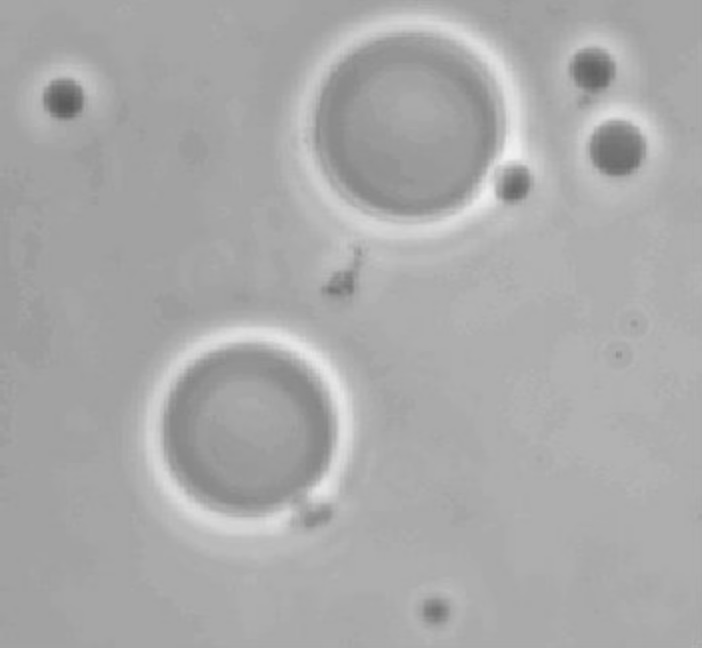
#> input picture entrega3/2-segmentacion_de_imagenes/imagen4.jpg, 702 x 648 px
$ python otso_2_umbrales.py
#> lines starting #> are read from the running program, lines starting #| are printed output that depends on the picture; after the words box and inside, x2 and y2 are one past the last pixel; in counts of white or black regions, pixels touching at a corner belong together; long printed decimals are rounded
# Implementar dicho métodos para obtener la segmentación de una imagen

# Implementar dicho métodos para obtener la segmentación de una imagen
import cv2
import numpy as np
import matplotlib.pyplot as plt
import matplotlib.lines as mlines
from PIL import Image, ImageOps

def imageToArray(filename: str, rgb: bool = False):
#> called with filename = 'imagen4.jpg', rgb = False
    img = Image.open(filename)
#> img is the input picture: PIL image 702x648 RGB; min 90, max 242, mean 169.6
    if not rgb:
        img = ImageOps.grayscale(img)
#> img: PIL image 702x648 L
    img_array = np.array(img)
    return img_array

A = imageToArray("imagen4.jpg")

plt.subplot(2, 4, 1)
plt.title('Imagen Original')
plt.imshow(A, cmap='gray')

m, n = A.shape
#> m = 648; n = 702

# Histograma de la imagen original
plt.subplot(2,2,2);
plt.title('Histograma Original')
plt.hist(A.ravel(), bins = 256, range=(0, 256))

# Umbral basico global
T = 165; iter = 16;
for k in range (1,iter):
  # Mascaras de los bloques
  I1 = (A>T) * 1;
    # Matriz binaria, donde I1(i,j)=1 si A(i,j)>T
  I2 = (A<=T) * 1;
  # Matriz binaria, donde I1(i,j)=1 si A(i,j)<=T
  B1 = A*I1  # Bloque 1, donde se cumple que B1(i,j)=A(i,j), si A(i,j)>T;
             #                               B1(i,j)=0, si A(i,j)<=T;
  B2 = A*I2;
  m1 = sum(sum(B1))/sum(sum(I1)); # Promedio de intensidad del Bloque 1
  m2 = sum(sum(B2))/sum(sum(I2)); # Promedio de intensidad del Bloque 1
  T = 0.5*(m1+m2);
#> this loop made 15 passes
#> (m1, m2, T) on passes 1 to 12: (176.4, 157.9, 167.1), (177.9, 159.4, 168.6), (178.1, 159.6, 168.9), (178.1, 159.6, 168.9), (178.1, 159.6, 168.9), (178.1, 159.6, 168.9), (178.1, 159.6, 168.9), (178.1, 159.6, 168.9), (178.1, 159.6, 168.9), (178.1, 159.6, 168.9), (178.1, 159.6, 168.9), (178.1, 159.6, 168.9)
#> pass 1, `I1 = (A>T) * 1;`:
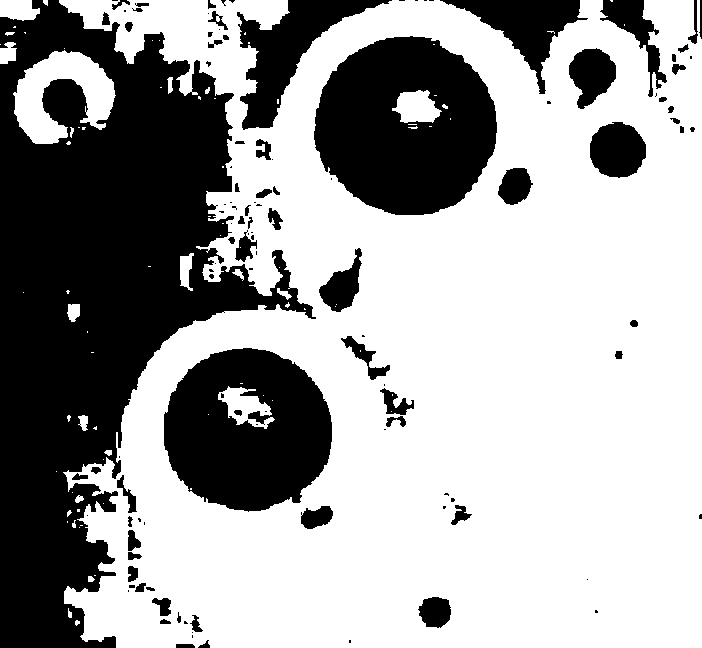
#> I1: shape (648, 702) int64; values 0 (black) and 1 (white), 63.5% white; 119 black regions (55 under 20 px), largest, box (x1, y1, x2, y2) and area: (0, 0, 316, 648) 95376, (314, 36, 497, 215) 24100, (164, 348, 332, 512) 20281
#> pass 1, `B1 = A*I1`:
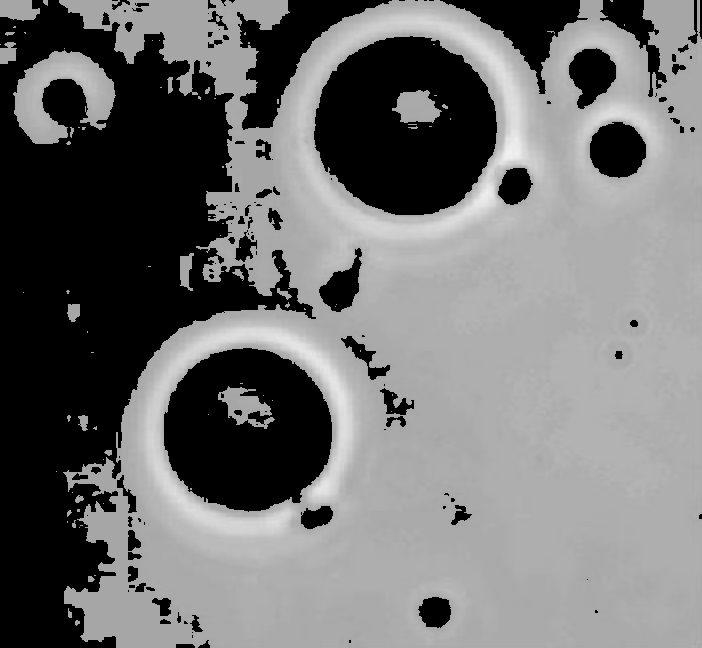
#> B1: shape (648, 702) int64; min 0, max 242, mean 112
#> pass 1, `B2 = A*I2;`:
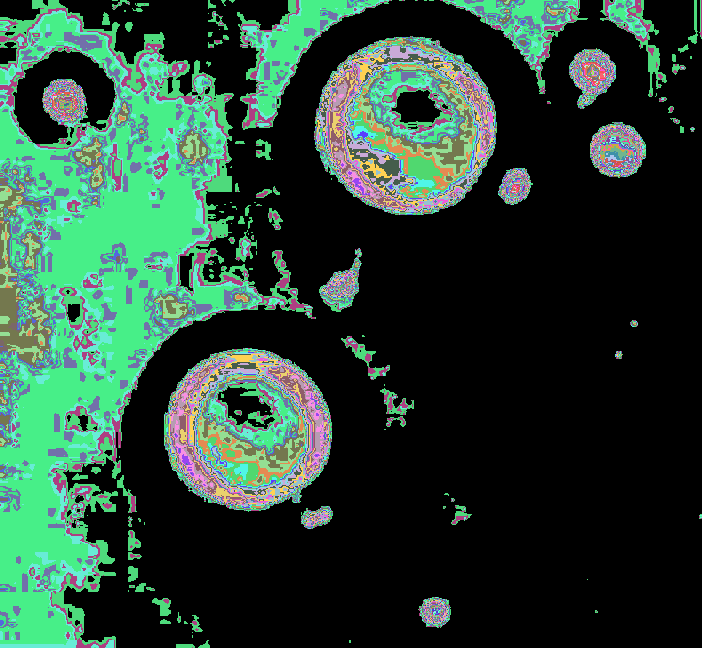
#> B2: shape (648, 702) int64; 77 distinct labels, from 0 to 165; one colour per label, 0 black

C = np.zeros((3,5));
C = (A>T) * 1;
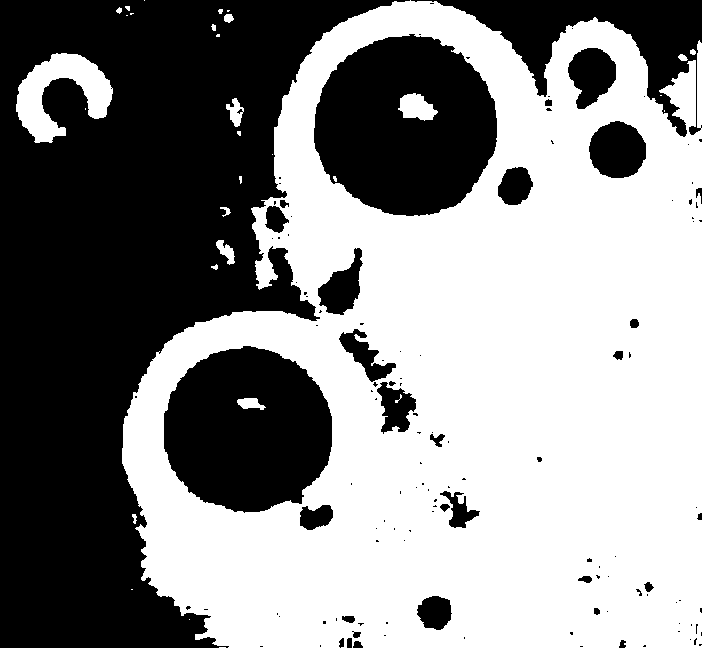
#> C: shape (648, 702) int64; values 0 (black) and 1 (white), 54.1% white; 129 black regions (96 under 20 px), largest, box (x1, y1, x2, y2) and area: (0, 0, 410, 648) 136607, (314, 34, 497, 216) 25001, (164, 346, 332, 513) 21659

plt.subplot(2,2,3);
plt.imshow(C, cmap='gray')
plt.title('Umbral Basico T=' + str(T));

# Umbral metodo de Otsu
# Paso 0: Calcular el histograma de la imagen A
[q,_] = np.histogram(A, bins=256, range=(0, 255))
#> q = 256 values, max 51391 at index 162, min 0 at index 0, mean 1776.9

# Paso 1: Calcular el histograma normalizado
h = (1/(m*n))
#> h = 2.2e-06
h = (h*q)
#> h = 256 values, max 0.113 at index 162, min 0 at index 0, mean 0.00391

# Paso 2: Calcular vector de suma acumulada
p = np.zeros((256,1))
for k in range (0,256):
  p[k] = np.sum(h[0:k])
#> after the loop, p = 256 values from 0 to 1

# Paso 3: Calcular vector de suma acumulada con peso
mc = np.zeros((256,1))
for k in range(0,256):
  temp = np.arange(start=0, stop=k)
  temp = temp.transpose()
  mc[k] = np.sum(h[0:k]*temp)
#> after the loop, mc = 256 values, max 169.6 at index 243, min 0 at index 0, mean 55.83

# Paso 4: Calcular el maximo de mc
mg = mc[255];
#> mg = [169.6]
print("mg"+str(mg))
#| mg[169.617]

# Paso 5: Para k1 = 0,1,...,255 y k2 = 0,1,...,255
sigma2b = np.zeros((256,256));
for k1 in range(0,256):
  for k2 in range(0,256):
    if (k1<k2):
      # Paso 6: Calcular P1, P2 y P3
      P1 = np.sum(h[0:k1]);

      P2 = np.sum(h[k1:k2]);
      P3 = np.sum(h[k2:256]);

      # Paso 7: Calcular m1, m2 y m3
      resultado = 0;
      if (P1!=0):
        temp = np.arange(start=0, stop=k1)
        temp = temp.transpose()
        m1 = (1/P1)*np.sum(temp*h[0:k1])
        resultado += P1 * np.power((m2-mg),2)

      if (P2!=0):
        temp = np.arange(start=k1, stop=k2)
        temp = temp.transpose()
        m2 = (1/P2)*np.sum(temp*h[k1:k2])
        resultado += P2 * np.power((m2-mg),2)

      if (P3!=0):
        temp = np.arange(start=k2, stop=256)
        temp = temp.transpose()
        m3 = (1/P3)*np.sum(temp*h[k2:256])
        resultado += P3 * np.power((m3-mg),2)

      # Paso 8: Establecer el valor de sigma_b2 para la posicion correspondiente
      sigma2b[k1,k2] = resultado;
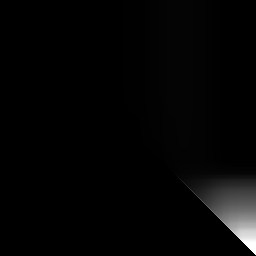
#> sigma2b: shape (256, 256) float64; min 0, max 5239.3, mean 104.2; drawn with min black and max white


# Paso 9: Obtener los umbrales T1, T2

F = sigma2b.max(0)
#> F = 256 values, max 5239.3 at index 244, min 0 at index 0, mean 892.3
X = sigma2b.argmax(0)
#> X = 256 values, max 242 at index 243, min 0 at index 0, mean 70.7
Z = F.max(0)
#> Z = 5239.3
T2 = F.argmax(0)
#> T2 = 244
T1 = X[T2];
#> T1 = 242
T1 = T1-1;
#> T1 = 241
T2 = T2-1;
#> T2 = 243

# T1 = 166
# T2 = 189

print(str(T1) + ' ' + str(T2))
#| 241 243

C = np.zeros((m,n))

for i in range(0,m):
  for j in range(0,n):
    if T1<A[i,j]<T2:
      C[i,j] = 0.5
    elif (A[i,j]<=T1):
      C[i,j] = 0
    else:
      C[i,j] = 1
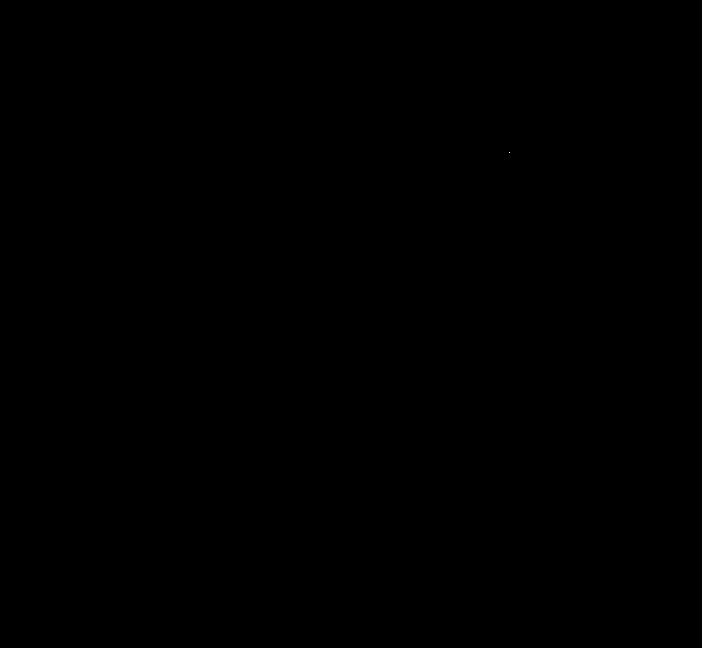
#> C: shape (648, 702) float64; values 0 (black) and 0.5 (white), 0% white in thin lines or dots, all inside (x1, y1, x2, y2) = (509, 152, 510, 153)

plt.subplot(2,2,4);
plt.imshow(C, cmap='gray');
plt.title('Umbral Compuesto Otsu: T1=' + str(T1) + ' T2=' + str(T2));

plt.show()
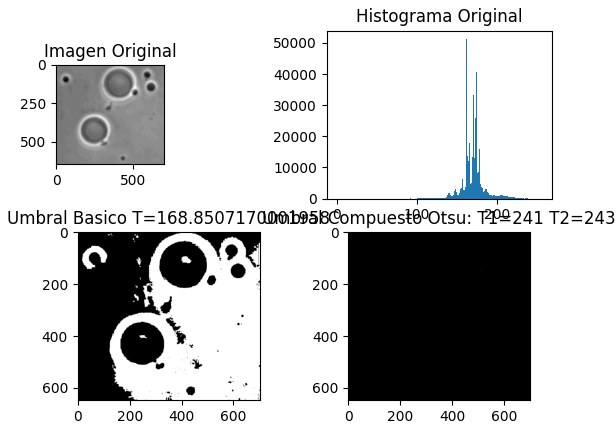
#> figure drawn by matplotlib, 4 panels; panel 2: tallest bar 51391 high, from x = 162 to 163

$ run again, with entrega3/2-segmentacion_de_imagenes/imagen1.jpg copied over entrega3/2-segmentacion_de_imagenes/imagen4.jpg
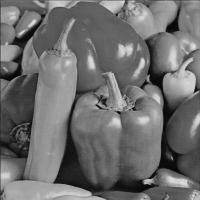
#> input picture entrega3/2-segmentacion_de_imagenes/imagen1.jpg, 200 x 200 px
#> in imageToArray, img is the input picture: PIL image 200x200 L; min 0, max 227, mean 109.9
#> the loop `for k in range (1,iter):` made 15 passes
#> (m1, m2, T) on passes 1 to 8: (185, 102, 143.5), (166, 91.44, 128.7), (156.8, 83.79, 120.3), (152, 79.38, 115.7), (149.5, 77.06, 113.3), (148.7, 76.27, 112.5), (148.3, 75.91, 112.1), (148.3, 75.91, 112.1)
#> `C = (A>T) * 1;`:
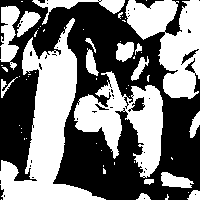
#> C: shape (200, 200) int64; values 0 (black) and 1 (white), 47% white; 58 white regions (41 under 20 px), largest, box (x1, y1, x2, y2) and area: (0, 18, 106, 200) 6956, (74, 71, 163, 178) 4257, (125, 0, 200, 99) 4154
#> q = 256 values, max 606 at index 98, min 0 at index 225, mean 156.2
#> `h = (h*q)`: h = 256 values, max 0.0152 at index 98, min 0 at index 225, mean 0.00391
#> after the loop `for k in range (0,256):`: p = 256 values, max 1 at index 228, min 0 at index 0, mean 0.567
#> after the loop `for k in range(0,256):`: mc = 256 values from 0 to 109.9
#> mg = [109.9]
#| mg[109.889]
#> F = 256 values from 0 to 13715
#> X = 256 values, max 226 at index 227, min 0 at index 0, mean 101.8
#> Z = 13715
#> `T2 = F.argmax(0)`: T2 = 227
#> `T1 = X[T2];`: T1 = 226
#> `T1 = T1-1;`: T1 = 225
#> `T2 = T2-1;`: T2 = 226
#| 225 226
#> `plt.show()`:
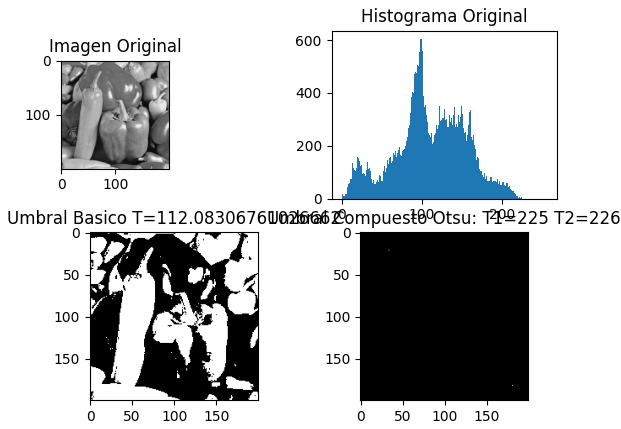
#> figure drawn by matplotlib, 4 panels; panel 2: tallest bar 606 high, from x = 98 to 99

$ run again, with entrega3/2-segmentacion_de_imagenes/imagen3.jpg copied over entrega3/2-segmentacion_de_imagenes/imagen4.jpg
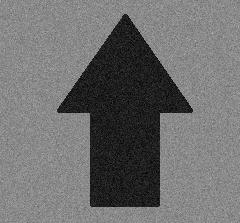
#> input picture entrega3/2-segmentacion_de_imagenes/imagen3.jpg, 240 x 223 px
#> in imageToArray, img is the input picture: PIL image 240x223 L; min 0, max 182, mean 110
#> the loop `for k in range (1,iter):` made 15 passes
#> (m1, m2, T) on passes 1 to 8: (169.3, 109.9, 139.6), (146.6, 93.56, 120.1), (138.5, 38.7, 88.57), (137.5, 29.61, 83.58), (137.5, 29.6, 83.57), (137.5, 29.6, 83.57), (137.5, 29.6, 83.57), (137.5, 29.6, 83.57)
#> `C = (A>T) * 1;`:
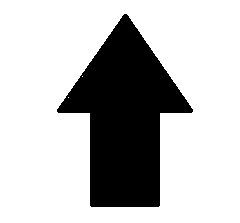
#> C: shape (223, 240) int64; values 0 (black) and 1 (white), 74.5% white; 1 black region, box (x1, y1, x2, y2) and area: (57, 14, 193, 207) 13648
#> q = 256 values, max 1740 at index 136, min 0 at index 68, mean 209.1
#> `h = (h*q)`: h = 256 values, max 0.0325 at index 136, min 0 at index 68, mean 0.00391
#> after the loop `for k in range (0,256):`: p = 256 values from 0 to 1
#> after the loop `for k in range(0,256):`: mc = 256 values, max 110 at index 183, min 0 at index 0, mean 53.28
#> mg = [110]
#| mg[110.019]
#> F = 256 values, max 5181.3 at index 183, min 0 at index 0, mean 2864.2
#> X = 256 values, max 182 at index 183, min 0 at index 0, mean 81.15
#> Z = 5181.3
#> `T2 = F.argmax(0)`: T2 = 183
#> `T1 = X[T2];`: T1 = 182
#> `T1 = T1-1;`: T1 = 181
#> `T2 = T2-1;`: T2 = 182
#| 181 182
#> `plt.show()`:
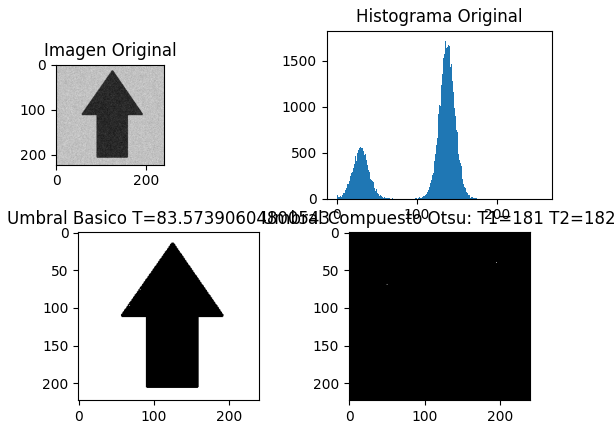
#> figure drawn by matplotlib, 4 panels; panel 2: tallest bar 1740 high, from x = 136 to 137

$ run again, with entrega3/2-segmentacion_de_imagenes/imagen6.jpg copied over entrega3/2-segmentacion_de_imagenes/imagen4.jpg
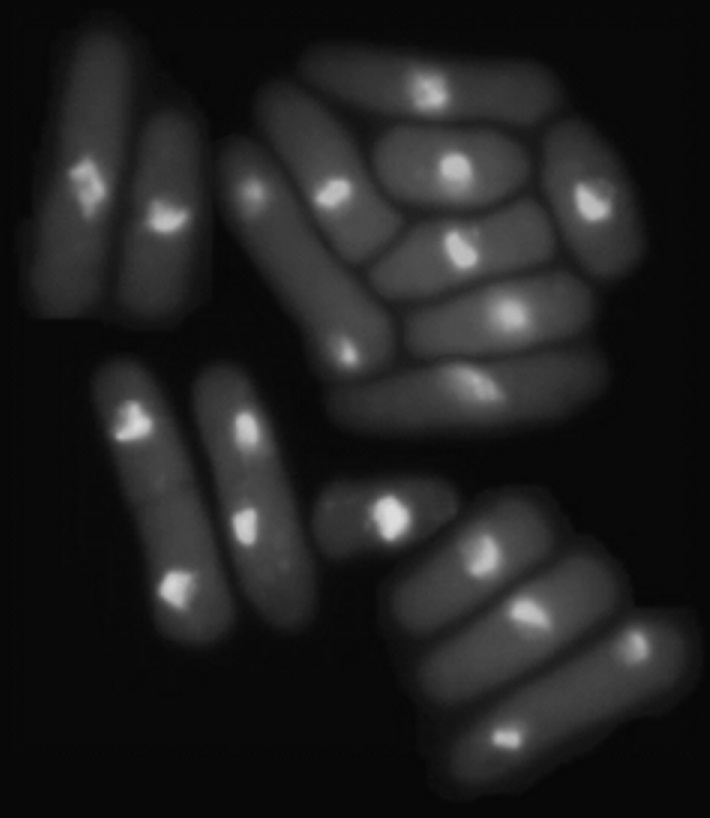
#> input picture entrega3/2-segmentacion_de_imagenes/imagen6.jpg, 710 x 818 px
#> in imageToArray, img is the input picture: PIL image 710x818 RGB; min 5, max 221, mean 33.1
#> img: PIL image 710x818 L
#> the loop `for k in range (1,iter):` made 15 passes
#> (m1, m2, T) on passes 1 to 8: (185.1, 31.33, 108.2), (151, 28.92, 89.94), (135.2, 27.86, 81.53), (126.4, 27.21, 76.8), (117.6, 26.48, 72.06), (109.5, 25.58, 67.53), (100.5, 24.28, 62.41), (92.11, 22.54, 57.33)
#> q = 256 values, max 134009 at index 9, min 0 at index 0, mean 2268.7
#> `h = (h*q)`: h = 256 values, max 0.231 at index 9, min 0 at index 0, mean 0.00391
#> after the loop `for k in range (0,256):`: p = 256 values, max 1 at index 224, min 0 at index 0, mean 0.867
#> after the loop `for k in range(0,256):`: mc = 256 values from 0 to 33.11
#> mg = [33.11]
#| mg[33.109]
#> F = 256 values, max 35303.1 at index 223, min 0 at index 0, mean 16808
#> X = 256 values, max 221 at index 222, min 0 at index 0, mean 123.6
#> Z = 35303.1
#> `T2 = F.argmax(0)`: T2 = 223
#> `T1 = X[T2];`: T1 = 221
#> `T1 = T1-1;`: T1 = 220
#> `T2 = T2-1;`: T2 = 222
#| 220 222
#> `plt.show()`:
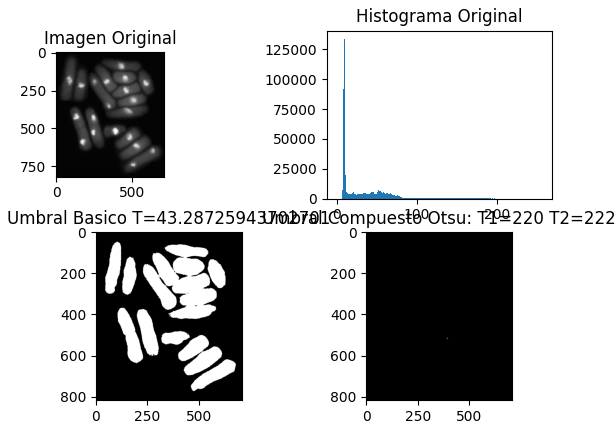
#> figure drawn by matplotlib, 4 panels; panel 2: tallest bar 134009 high, from x = 9 to 10
